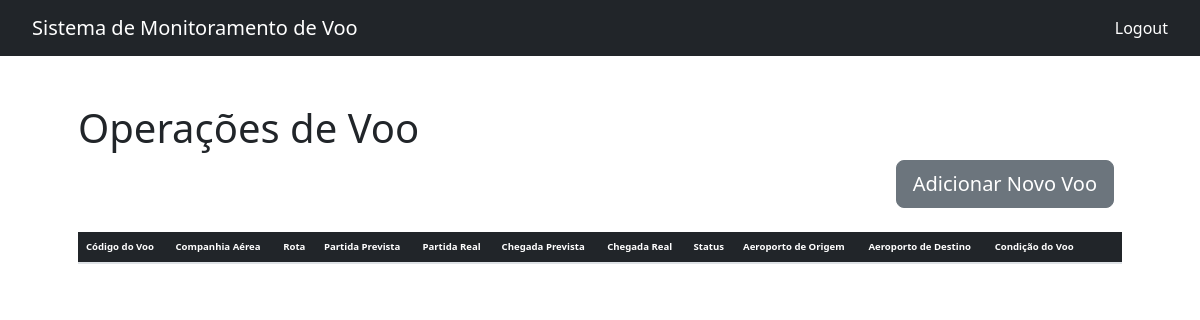
The page /crud on the database as committed earlier.
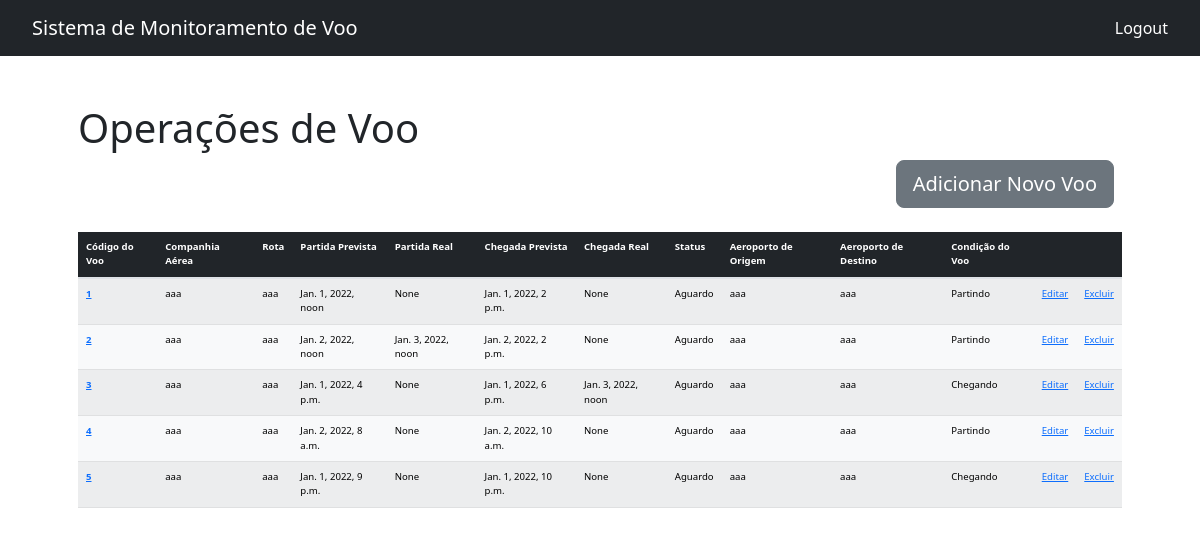
The same page on the database as committed later.
### aeroporto/models.py (models this page shows, shortened)
class Voo(models.Model):
    codigoVoo = models.IntegerField(primary_key=True, null=False, unique=True)
    companhiaAerea = models.CharField(max_length=100, null=False)
    partidaPrevista = models.DateTimeField(null=False)
    partidaReal = models.DateTimeField(null=True)
    chegadaPrevista = models.DateTimeField(null=False)
    chegadaReal = models.DateTimeField(null=True)
    status = models.CharField(max_length=100, null=False, default='Aguardo')
    rota = models.CharField(max_length=100, null=True)
    aeroportoOrigem = models.CharField(max_length=100, null=False)
    aeroportoDestino = models.CharField(max_length=100, null=False)
    condicao = models.CharField(max_length=100, null=False)
    class Meta:
        db_table = 'voos'

### aeroporto/views.py (the view)
# urls.py: path('crud', views.CrudView.as_view(), name='crud'),
class CrudView(ListView):
    model = Voo
    template_name = 'crud/crud.html'

### template/crud/crud.html (shortened to what this page needs)
{% load static %}
<!DOCTYPE html>
<html>
<head>
    <link rel="stylesheet" href="{% static 'css/bootstrap/bootstrap.min.css' %}">
    <link rel="stylesheet" href="{% static 'css/navbar.css' %}">
    <link rel="stylesheet" href="{% static 'css/crud.css' %}">
</head>
<body>
    <div class="nav-container">
        <nav class="navbar navbar-expand navbar-dark bg-dark">
            <a class="navbar-brand">Sistema de Monitoramento de Voo</a>
            <div class="collapse navbar-collapse" id="navbarText">
                <span class="navbar-text">
                        <a class="nav-link" href="{% url 'voos'%}">Logout</a>
                </span>
            </div>
        </nav>
    </div>
    <div class="container-xl p-5">
        <h1>Operações de Voo</h1>
        <div class="d-grid gap-2 d-md-flex justify-content-md-end">
            <a class="btn btn btn-secondary btn-lg me-md-2" href="{% url 'adicionar_voo' %} ">Adicionar Novo Voo</a>
        </div>
        <br>
        <table class="table table-light table-striped table-box">
            <thead class="table-dark">
                <tr>
                    <th scope="col">Código do Voo</th>
                    <th scope="col">Companhia Aérea</th>
                    <th scope="col">Rota</th>
                    <th scope="col">Partida Prevista</th>
                    <th scope="col">Partida Real</th>
                    <th scope="col">Chegada Prevista</th>
                    <th scope="col">Chegada Real</th>
                    <th scope="col">Status</th>
                    <th scope="col">Aeroporto de Origem</th>
                    <th scope="col">Aeroporto de Destino</th>
                    <th scope="col">Condição do Voo</th>
                    <th scope="col"></th>
                    <th scope="col"></th>
                </tr>
            </thead>
            <tbody class="table-group-divider">
                {% for voo in object_list %}
                <tr>
                    <th scope="row "><a href="{% url 'ver_voo'  voo.pk %} ">{{ voo.codigoVoo }}</a></th>
                    <td> {{ voo.companhiaAerea }} </td>
                    <td> {{ voo.rota }} </td>
                    <td> {{ voo.partidaPrevista }} </td>
                    <td> {{ voo.partidaReal }} </td>
                    <td> {{ voo.chegadaPrevista }} </td>
                    <td> {{ voo.chegadaReal }} </td>
                    <td> {{ voo.status }} </td>
                    <td> {{ voo.aeroportoOrigem }} </td>
                    <td> {{ voo.aeroportoDestino }} </td>
                    <td> {{ voo.condicao }} </td>
                    <td> <a href="{% url 'editar_voo' voo.pk %} ">Editar</a> </td>
                    <td> <a href="{% url 'excluir_voo' voo.pk %} ">Excluir</a> </td>
                </tr>
                {% endfor %}
            </tbody>
        </table>
    </div>
</body>
</html>

Rows that differ between the two databases and show on the page:
added Voo: codigoVoo "1", companhiaAerea "aaa", rota "aaa", partidaPrevista "Jan. 1, 2022, noon", partidaReal "None", chegadaPrevista "Jan. 1, 2022, 2 p.m.", chegadaReal "None", status "Aguardo", aeroportoOrigem "aaa", aeroportoDestino "aaa", condicao "Partindo"
added Voo: codigoVoo "2", companhiaAerea "aaa", rota "aaa", partidaPrevista "Jan. 2, 2022, noon", partidaReal "Jan. 3, 2022, noon", chegadaPrevista "Jan. 2, 2022, 2 p.m.", chegadaReal "None", status "Aguardo", aeroportoOrigem "aaa", aeroportoDestino "aaa", condicao "Partindo"
added Voo: codigoVoo "3", companhiaAerea "aaa", rota "aaa", partidaPrevista "Jan. 1, 2022, 4 p.m.", partidaReal "None", chegadaPrevista "Jan. 1, 2022, 6 p.m.", chegadaReal "Jan. 3, 2022, noon", status "Aguardo", aeroportoOrigem "aaa", aeroportoDestino "aaa", condicao "Chegando"
added Voo: codigoVoo "4", companhiaAerea "aaa", rota "aaa", partidaPrevista "Jan. 2, 2022, 8 a.m.", partidaReal "None", chegadaPrevista "Jan. 2, 2022, 10 a.m.", chegadaReal "None", status "Aguardo", aeroportoOrigem "aaa", aeroportoDestino "aaa", condicao "Partindo"
added Voo: codigoVoo "5", companhiaAerea "aaa", rota "aaa", partidaPrevista "Jan. 1, 2022, 9 p.m.", partidaReal "None", chegadaPrevista "Jan. 1, 2022, 10 p.m.", chegadaReal "None", status "Aguardo", aeroportoOrigem "aaa", aeroportoDestino "aaa", condicao "Chegando"
